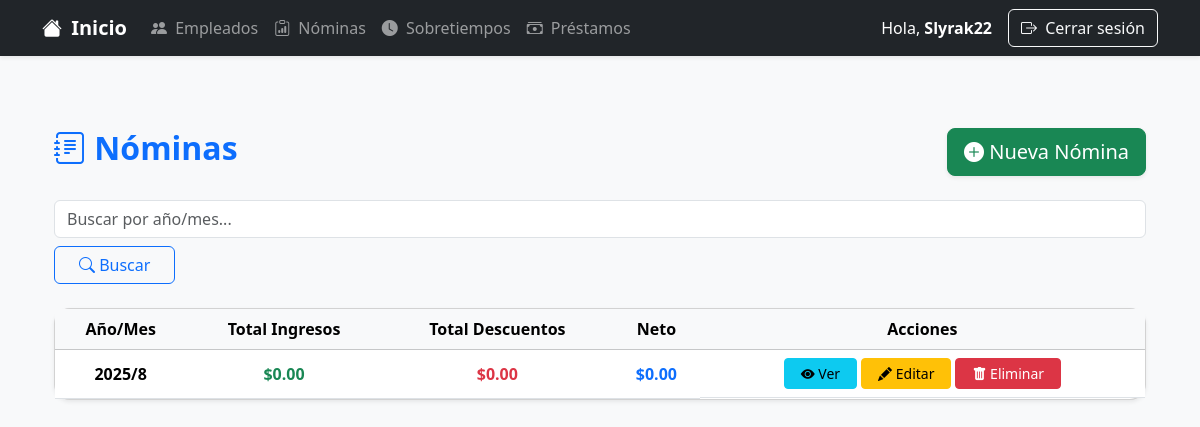
Page /nomina/nominas/ (signed in) on the earlier database version.
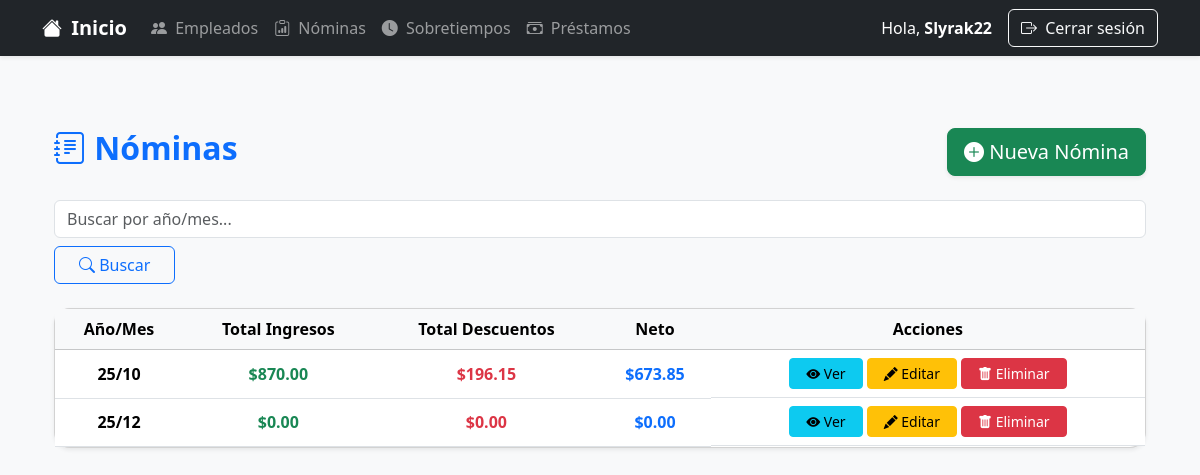
Same page on the later database version.
### nomina_app/models.py (models this page shows, shortened)
class Nomina(models.Model):
    aniomes = models.CharField(max_length=6)  # Ej: '202401'
    tot_ing = models.DecimalField(max_digits=12, decimal_places=2, default=Decimal('0.00'))
    tot_des = models.DecimalField(max_digits=12, decimal_places=2, default=Decimal('0.00'))
    neto = models.DecimalField(max_digits=10, decimal_places=2, default=Decimal('0.00'))

### nomina_app/views.py (the view)
# urls.py: path('nominas/', views.NominaListView.as_view(), name='nomina_list'),
class NominaListView(LoginRequiredMixin, ListView):
    model = Nomina
    template_name = 'nomina/nomina_list.html'
    context_object_name = 'nominas'
    paginate_by = 10
    def get_queryset(self):
        query = self.request.GET.get('q')
        if query:
            return Nomina.objects.filter(aniomes__icontains=query)
        return Nomina.objects.all()

### templates/nomina/nomina_list.html (shortened to what this page needs)
{% extends 'base.html' %}
{% block content %}
<div class="container py-5">
    <div class="d-flex justify-content-between align-items-center mb-4">
        <h2 class="fw-bold text-primary">
            <i class="bi bi-journal-text"></i> Nóminas
        </h2>
        <a href="{% url 'nomina_app:nomina_create' %}" class="btn btn-success btn-lg shadow-sm">
            <i class="bi bi-plus-circle-fill"></i> Nueva Nómina
        </a>
    </div>
    <form method="get" class="mb-4 d-flex gap-2 flex-wrap">
        <input type="text" name="q" class="form-control flex-grow-1" placeholder="Buscar por año/mes..."
            value="{{ request.GET.q }}">
        <button type="submit" class="btn btn-outline-primary px-4">
            <i class="bi bi-search"></i> Buscar
        </button>
    </form>
    <div class="card shadow-sm rounded-4">
        <div class="card-body p-0">
            <div class="table-responsive">
                <table class="table table-hover align-middle mb-0">
                    <thead class="table-light text-center">
                        <tr>
                            <th>Año/Mes</th>
                            <th>Total Ingresos</th>
                            <th>Total Descuentos</th>
                            <th>Neto</th>
                            <th>Acciones</th>
                        </tr>
                    </thead>
                    <tbody>
                        {% for nomina in nominas %}
                        <tr class="text-center">
                            <td class="fw-semibold">{{ nomina.aniomes }}</td>
                            <td class="text-success fw-bold">${{ nomina.tot_ing }}</td>
                            <td class="text-danger fw-bold">${{ nomina.tot_des }}</td>
                            <td class="fw-bold text-primary">${{ nomina.neto }}</td>
                            <td class="d-flex justify-content-center gap-1 flex-wrap">
                                <a href="{% url 'nomina_app:nomina_detail' nomina.pk %}"
                                    class="btn btn-info btn-sm px-3">
                                    <i class="bi bi-eye-fill"></i> Ver
                                </a>
                                <a href="{% url 'nomina_app:nomina_update' nomina.pk %}"
                                    class="btn btn-warning btn-sm px-3">
                                    <i class="bi bi-pencil-fill"></i> Editar
                                </a>
                                <a href="{% url 'nomina_app:nomina_delete' nomina.pk %}"
                                    class="btn btn-danger btn-sm px-3">
                                    <i class="bi bi-trash-fill"></i> Eliminar
                                </a>
                            </td>
                        </tr>
                        {% empty %}
                        <tr>
                            <td colspan="5" class="text-center text-muted py-4">
                                <i class="bi bi-info-circle"></i> No hay nóminas registradas.
                            </td>
                        </tr>
                        {% endfor %}
                    </tbody>
                </table>
            </div>
        </div>
    </div>
</div>
{% endblock %}

Differences in the rows shown:
removed Nomina: aniomes "2025/8", tot_ing "0.00", tot_des "0.00", neto "0.00"
added Nomina: aniomes "25/10", tot_ing "870.00", tot_des "196.15", neto "673.85"
added Nomina: aniomes "25/12", tot_ing "0.00", tot_des "0.00", neto "0.00"
